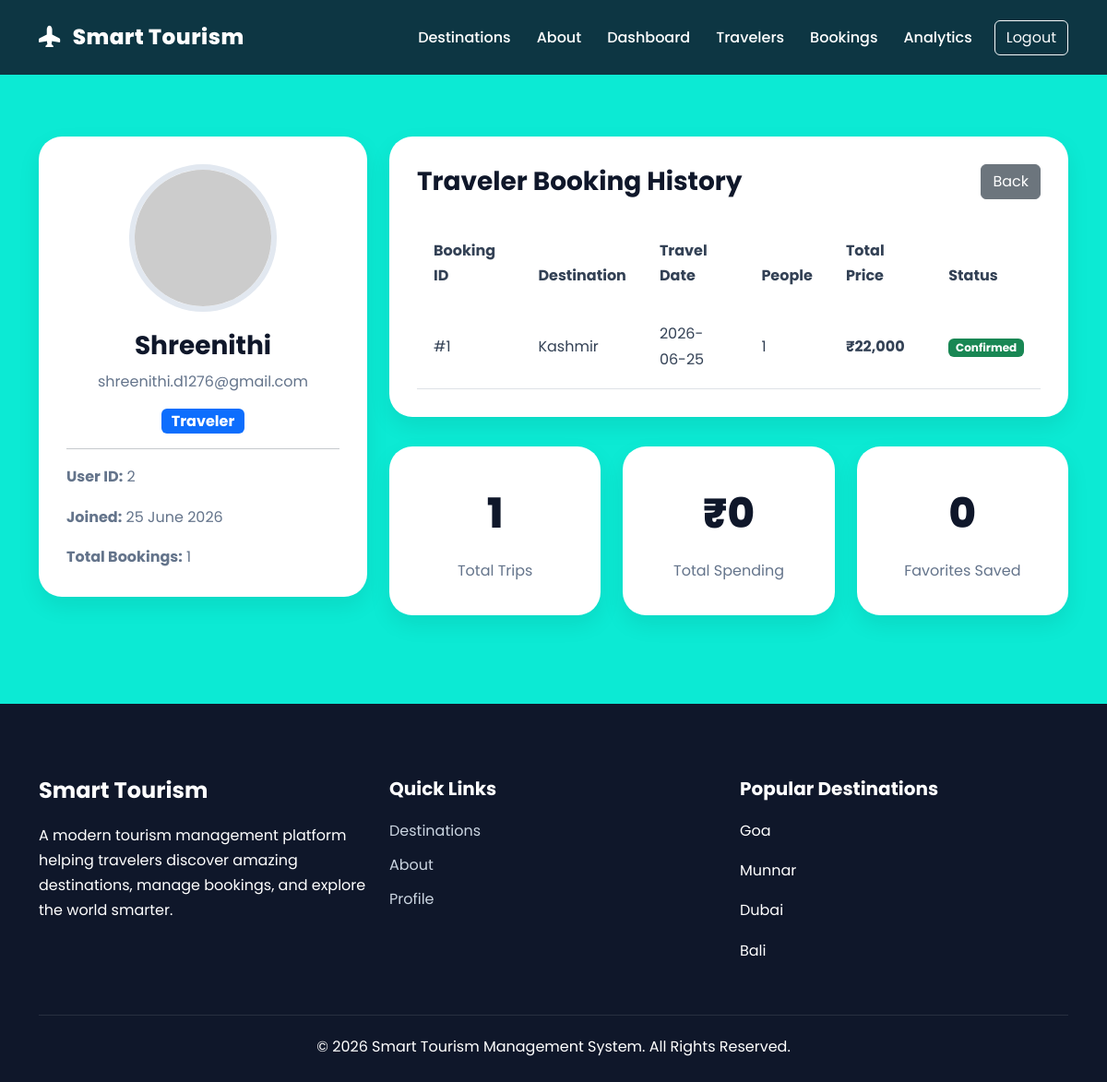
Page /traveler/2 (signed in) on the committed database.
### database.py (models this page shows, shortened)
class User(db.Model):
    __tablename__ = "users"
    id = db.Column(db.Integer, primary_key=True)
    name = db.Column(db.String(150), nullable=False)
    email = db.Column(db.String(150), unique=True, nullable=False)
    password = db.Column(db.String(255), nullable=False)
    role = db.Column(
        db.String(20),
        nullable=False,
        default="traveler"
    )
    created_at = db.Column(
        db.DateTime,
        default=datetime.utcnow
    )
    bookings = db.relationship(
        "Booking",
        backref="user",
        lazy=True,
        cascade="all, delete-orphan"
    )
    favorites = db.relationship(
        "Favorite",
        backref="user",
        lazy=True,
        cascade="all, delete-orphan"
    )

class Booking(db.Model):
    __tablename__ = "bookings"
    id = db.Column(
        db.Integer,
        primary_key=True
    )
    user_id = db.Column(
        db.Integer,
        db.ForeignKey("users.id"),
        nullable=False
    )
    destination_id = db.Column(
        db.Integer,
        db.ForeignKey("destinations.id"),
        nullable=False
    )
    travel_date = db.Column(
        db.String(50),
        nullable=False
    )
    people = db.Column(
        db.Integer,
        nullable=False
    )
    total_price = db.Column(
        db.Float,
        nullable=False
    )
    status = db.Column(
        db.String(50),
        default="Confirmed"
    )

class Destination(db.Model):
    __tablename__ = "destinations"
    id = db.Column(db.Integer, primary_key=True)
    name = db.Column(
        db.String(200),
        nullable=False
    )
    location = db.Column(
        db.String(200),
        nullable=False
    )
    category = db.Column(
        db.String(100),
        nullable=False
    )
    price = db.Column(
        db.Float,
        nullable=False
    )
    duration = db.Column(
        db.String(100),
        nullable=False
    )
    rating = db.Column(
        db.Float,
        nullable=False,
        default=4.5
    )
    description = db.Column(
        db.Text,
        nullable=False
    )
    image_url = db.Column(
        db.Text,
        nullable=False
    )
    bookings = db.relationship(
        "Booking",
        backref="destination",
        lazy=True,
        cascade="all, delete-orphan"
    )
    favorites = db.relationship(
        "Favorite",
        backref="destination",
        lazy=True,
        cascade="all, delete-orphan"
    )

### app.py (the view)
@app.route(
    "/traveler/<int:user_id>"
)
@admin_required
def traveler_profile(user_id):
    traveler = User.query.get_or_404(
        user_id
    )
    traveler_bookings = Booking.query.filter_by(
        user_id=user_id
    ).all()
    traveler_favorites = Favorite.query.filter_by(
        user_id=user_id
    ).all()
    return render_template(
        "traveler_profile.html",
        traveler=traveler,
        bookings=traveler_bookings,
        favorites=traveler_favorites
    )

### templates/traveler_profile.html (shortened to what this page needs)
{% extends "base.html" %}
{% block content %}
<section class="py-5">
    <div class="container">
        <div class="row g-4">
            <div class="col-lg-4">
                <div class="profile-card">
                    <img src="https://ui-avatars.com/api/?name={{ traveler.name|replace(' ','+') }}&background=0ea5e9&color=ffffff&size=256"
                         alt="{{ traveler.name }}"
                         class="profile-avatar">
                    <h3 class="fw-bold">
                        {{ traveler.name }}
                    </h3>
                    <p class="text-muted">
                        {{ traveler.email }}
                    </p>
                    {% if traveler.role == 'admin' %}
                    <span class="badge bg-danger fs-6">
                        Administrator
                    </span>
                    {% else %}
                    <span class="badge bg-primary fs-6">
                        Traveler
                    </span>
                    {% endif %}
                    <hr>
                    <div class="text-start">
                        <p>
                            <strong>User ID:</strong>
                            {{ traveler.id }}
                        </p>
                        <p>
                            <strong>Joined:</strong>
                            {{ traveler.created_at.strftime('%d %B %Y') if traveler.created_at else '-' }}
                        </p>
                        <p class="mb-0">
                            <strong>Total Bookings:</strong>
                            {{ bookings|length }}
                        </p>
                    </div>
                </div>
            </div>
            <div class="col-lg-8">
                <div class="analytics-box">
                    <div class="d-flex justify-content-between align-items-center mb-4">
                        <h3 class="fw-bold mb-0">
                            Traveler Booking History
                        </h3>
                        <a href="{{ url_for('travelers') }}"
                           class="btn btn-secondary">
                            Back
                        </a>
                    </div>
                    <div class="table-responsive">
                        <table class="table table-hover align-middle">
                            <thead>
                                <tr>
                                    <th>Booking ID</th>
                                    <th>Destination</th>
                                    <th>Travel Date</th>
                                    <th>People</th>
                                    <th>Total Price</th>
                                    <th>Status</th>
                                </tr>
                            </thead>
                            <tbody>
                                {% for booking in bookings %}
                                <tr>
                                    <td>
                                        #{{ booking.id }}
                                    </td>
                                    <td>
                                        {{ booking.destination.name }}
                                    </td>
                                    <td>
                                        {{ booking.travel_date }}
                                    </td>
                                    <td>
                                        {{ booking.people }}
                                    </td>
                                    <td class="fw-bold text-success">
                                        ₹{{ "{:,.0f}".format(booking.total_price) }}
                                    </td>
                                    <td>
                                        {% if booking.status == 'Confirmed' %}
                                        <span class="badge bg-success">
                                            {{ booking.status }}
                                        </span>
                                        {% elif booking.status == 'Pending' %}
                                        <span class="badge bg-warning text-dark">
                                            {{ booking.status }}
                                        </span>
                                        {% else %}
                                        <span class="badge bg-secondary">
                                            {{ booking.status }}
                                        </span>
                                        {% endif %}
                                    </td>
                                </tr>
                                {% endfor %}
                            </tbody>
                        </table>
                    </div>
                </div>
                <div class="row g-4 mt-2">
                    <div class="col-md-4">
                        <div class="stat-card">
                            <div class="stat-number">
                                {{ bookings|length }}
                            </div>
                            <div class="stat-title">
                                Total Trips
                            </div>
                        </div>
                    </div>
                    <div class="col-md-4">
                        <div class="stat-card">
                            <div class="stat-number">
                                ₹{{ "{:,.0f}".format(total_spent or 0) }}
                            </div>
                            <div class="stat-title">
                                Total Spending
                            </div>
                        </div>
                    </div>
                    <div class="col-md-4">
                        <div class="stat-card">
                            <div class="stat-number">
                                {{ favorites_count or 0 }}
                            </div>
                            <div class="stat-title">
                                Favorites Saved
                            </div>
                        </div>
                    </div>
                </div>
            </div>
        </div>
    </div>
</section>
{% endblock %}

### templates/base.html (shortened to what this page needs)
{% set logged_in = session.get('user_id') %}
{% set role = session.get('role') %}
<!DOCTYPE html>
<html lang="en">
<head>
    <link href="https://cdn.jsdelivr.net/npm/bootstrap@5.3.3/dist/css/bootstrap.min.css"
          rel="stylesheet">
    <link href="https://cdn.jsdelivr.net/npm/bootstrap-icons@1.11.3/font/bootstrap-icons.css"
          rel="stylesheet">
    <link rel="stylesheet"
          href="{{ url_for('static', filename='css/style.css') }}">
</head>
<body>
    <nav class="navbar navbar-expand-lg navbar-dark fixed-top">
        <div class="container">
            <a class="navbar-brand"
               href="{{ url_for('destinations') }}">
                <i class="bi bi-airplane-fill me-2"></i>
                Smart Tourism
            </a>
            <div class="collapse navbar-collapse"
                 id="navbarContent">
                <ul class="navbar-nav ms-auto align-items-lg-center">
                    <li class="nav-item">
                        <a class="nav-link"
                           href="{{ url_for('destinations') }}">
                            Destinations
                        </a>
                    </li>
                    <li class="nav-item">
                        <a class="nav-link"
                           href="{{ url_for('about') }}">
                            About
                        </a>
                    </li>
                    {% if logged_in and role == 'admin' %}
                    <li class="nav-item">
                        <a class="nav-link"
                           href="{{ url_for('admin_dashboard') }}">
                            Dashboard
                        </a>
                    </li>
                    <li class="nav-item">
                        <a class="nav-link"
                           href="{{ url_for('travelers') }}">
                            Travelers
                        </a>
                    </li>
                    <li class="nav-item">
                        <a class="nav-link"
                           href="{{ url_for('bookings') }}">
                            Bookings
                        </a>
                    </li>
                    <li class="nav-item">
                        <a class="nav-link"
                           href="{{ url_for('analytics') }}">
                            Analytics
                        </a>
                    </li>
                    <li class="nav-item">
                        <a class="btn btn-outline-light ms-lg-3"
                           href="{{ url_for('logout') }}">
                            Logout
                        </a>
                    </li>
                    {% endif %}
                </ul>
            </div>
        </div>
    </nav>
    <main>
        {% block content %}
        {% endblock %}
    </main>
    <footer class="mt-5">
        <div class="container">
            <div class="row g-4">
                <div class="col-lg-4">
                    <h4 class="footer-title">
                        Smart Tourism
                    </h4>
                    <p>
                        A modern tourism management platform helping
                        travelers discover amazing destinations,
                        manage bookings, and explore the world smarter.
                    </p>
                </div>
                <div class="col-lg-4">
                    <h5 class="footer-title">
                        Quick Links
                    </h5>
                    <a href="{{ url_for('destinations') }}"
                       class="footer-link">
                        Destinations
                    </a>
                    <a href="{{ url_for('about') }}"
                       class="footer-link">
                        About
                    </a>
                    {% if logged_in %}
                    <a href="{{ url_for('profile') }}"
                       class="footer-link">
                        Profile
                    </a>
                    {% endif %}
                </div>
                <div class="col-lg-4">
                    <h5 class="footer-title">
                        Popular Destinations
                    </h5>
                    <p>Goa</p>
                    <p>Munnar</p>
                    <p>Dubai</p>
                    <p>Bali</p>
                </div>
            </div>
            <div class="footer-bottom">
                <p class="mb-0">
                    © 2026 Smart Tourism Management System.
                    All Rights Reserved.
                </p>
            </div>
        </div>
    </footer>
</body>
</html>

### rows in the picture
User: name "Shreenithi", email "shreenithi.d1276@gmail.com", id "2", created_at "25 June 2026"
Booking: id "1", destination.name "Kashmir", travel_date "2026-06-25", people "1", total_price "22,000", status "Confirmed"

### other values in the picture
{{ bookings|length }} "1"
{{ "{:,.0f}".format(total_spent or 0) }} "0"
{{ favorites_count or 0 }} "0"
